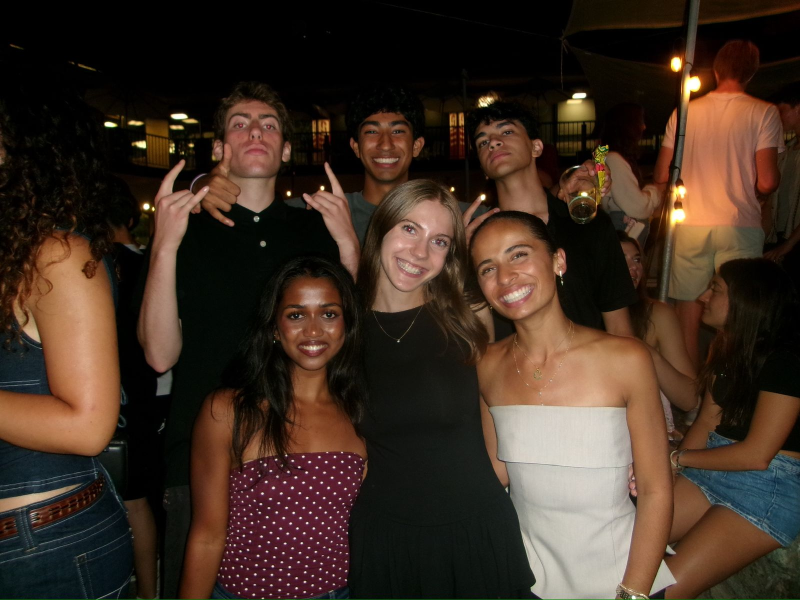
#> input picture assets/photos/01-110-1091.jpg, 1600 x 1200 px (shown at 1/2 size)
$ python _image.py ../assets/photos/01-110-1091.jpg ../assets/photos/02-img-0967.jpg 5 5 5
#> lines starting #> are read from the running program, lines starting #| are printed output that depends on the picture
#!/usr/bin/env python3
"""
Bake in EXIF orientation, then resize. Called by tools/import-media.mjs.

    python3 tools/_image.py <in.jpg> <out.jpg> <max_edge> <quality> [extra_rotate_cw]

sips resamples without applying the EXIF orientation tag, so photos taken in
portrait come out on their side. Pillow's exif_transpose rotates the pixels to
match the tag, after which the tag is meaningless and gets dropped.

extra_rotate_cw is a manual escape hatch in degrees clockwise, for the photos
that carry no orientation tag at all and are simply stored the wrong way up.
Nothing can infer those; they have to be told.
"""
import sys
from PIL import Image, ImageOps

src, dst, max_edge, quality = sys.argv[1], sys.argv[2], int(sys.argv[3]), int(sys.argv[4])
extra = int(sys.argv[5]) if len(sys.argv) > 5 else 0

im = Image.open(src)
#> im is the input picture: PIL image 1600x1200 RGB; mean R, G, B 63.7, 46.8, 35.4
im = ImageOps.exif_transpose(im)          # honour the tag
if extra:
    im = im.rotate(-extra, expand=True)   # PIL rotates counter-clockwise
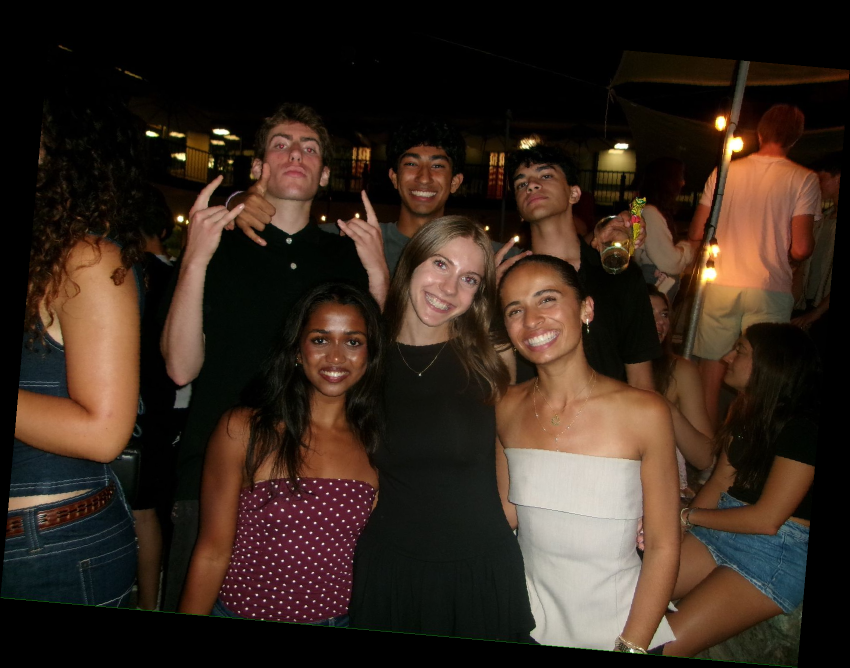
#> im: PIL image 1700x1336 RGB (shown at 1/2 size); mean R, G, B 53.9, 39.5, 30
if im.mode not in ("RGB", "L"):
    im = im.convert("RGB")
im.thumbnail((max_edge, max_edge), Image.LANCZOS)
im.save(dst, "JPEG", quality=quality, optimize=True, progressive=True)
print(f"{im.width}x{im.height}")
#| 5x4

$ run again, on assets/photos/03-img-1343.jpg
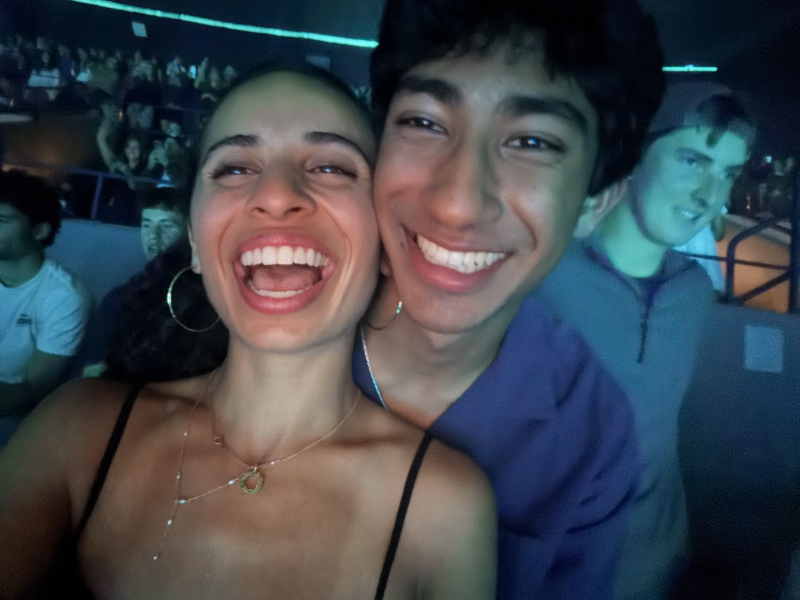
#> input picture assets/photos/03-img-1343.jpg, 1600 x 1200 px (shown at 1/2 size)
#> im is the input picture: PIL image 1600x1200 RGB; mean R, G, B 62.1, 68.8, 76.4
#> `im = im.rotate(-extra, expand=True)`:
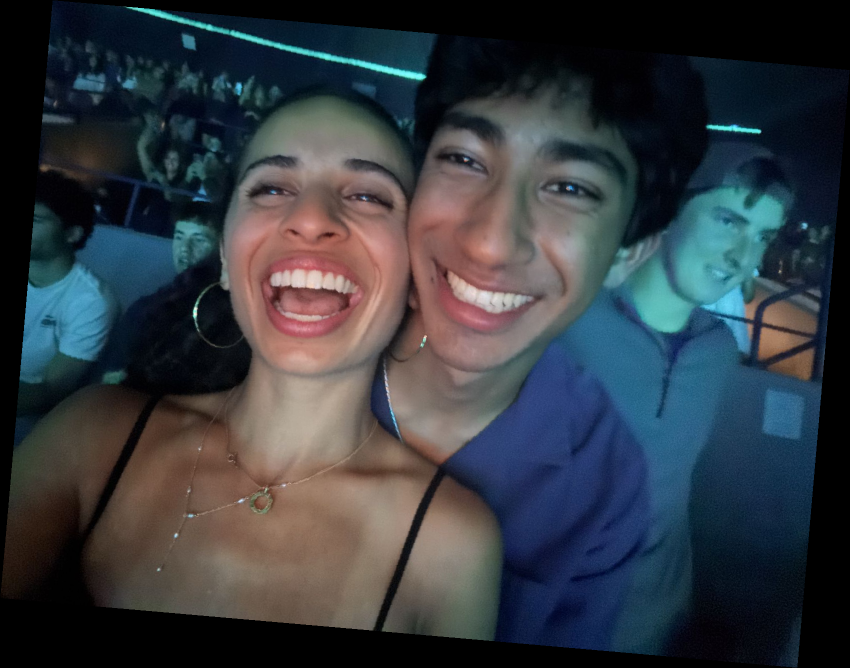
#> im: PIL image 1700x1336 RGB (shown at 1/2 size); mean R, G, B 52.5, 58.2, 64.6
#| 5x4

$ run again, on assets/photos/03-img-4217.jpg
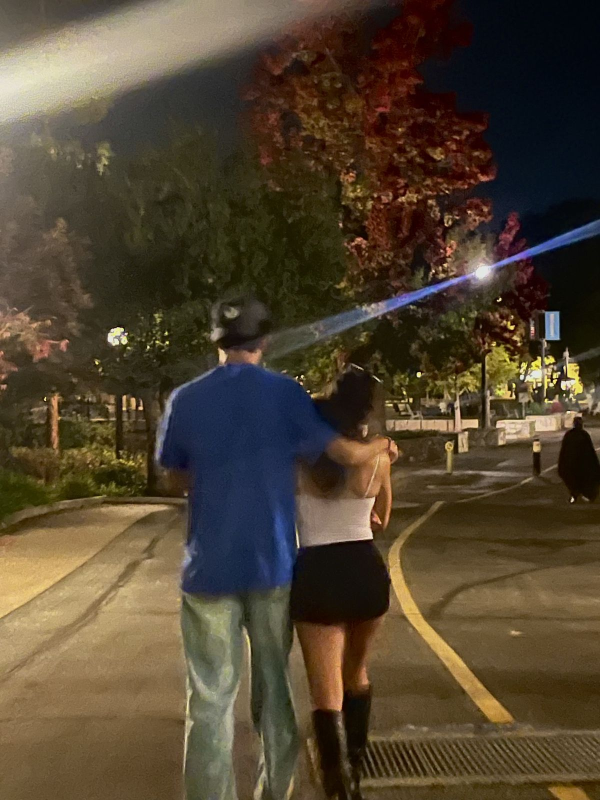
#> input picture assets/photos/03-img-4217.jpg, 1200 x 1600 px (shown at 1/2 size)
#> im is the input picture: PIL image 1200x1600 RGB; mean R, G, B 81.3, 68, 48.9
#> `im = im.rotate(-extra, expand=True)`:
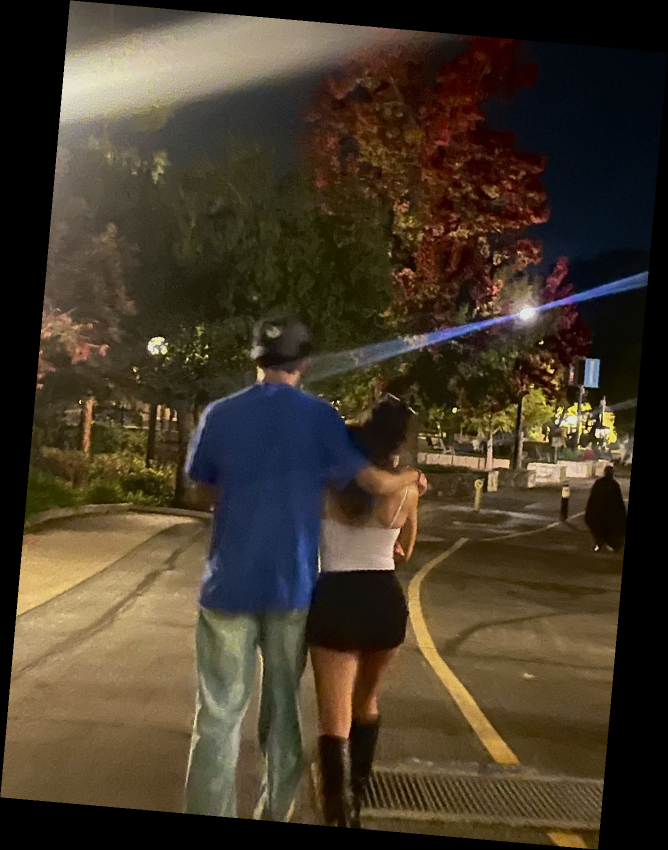
#> im: PIL image 1336x1700 RGB (shown at 1/2 size); mean R, G, B 68.7, 57.5, 41.3
#| 4x5
